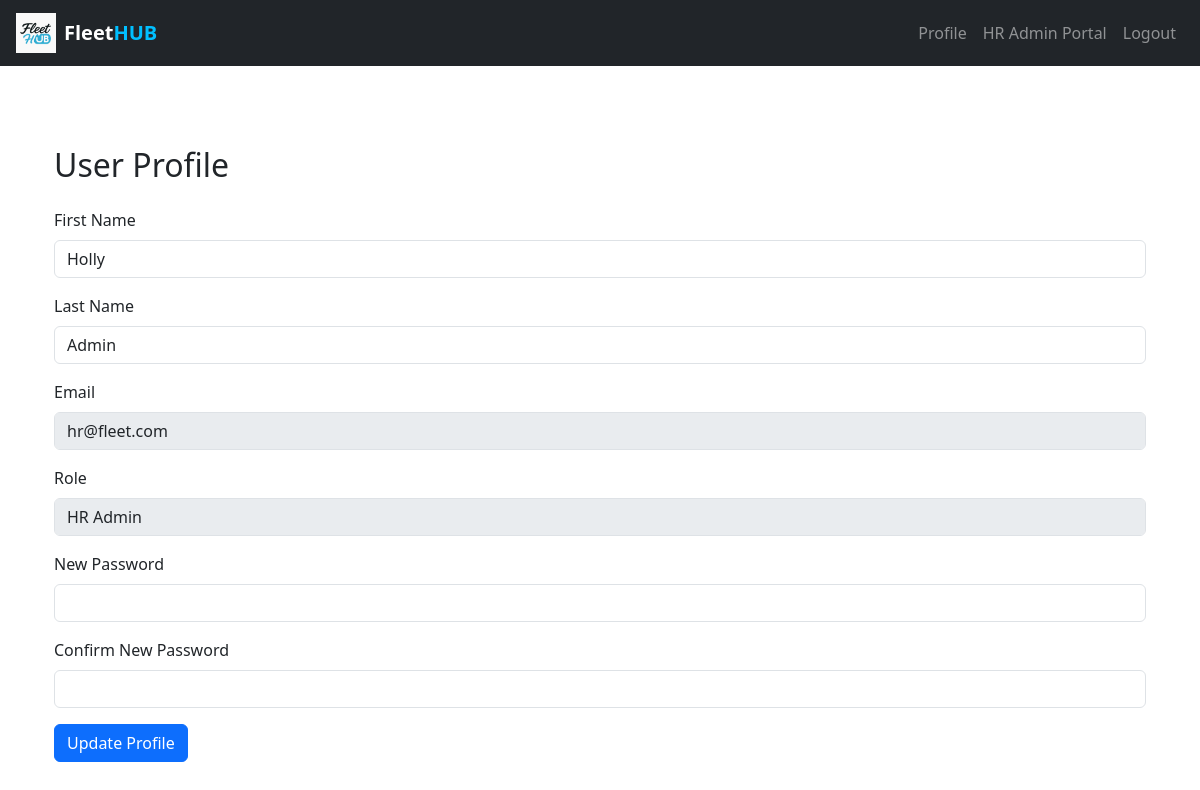
The app's page /profile (signed in) with its own data.
### website/models.py (models this page shows)
class User(db.Model, UserMixin):
    id = db.Column(db.Integer, primary_key=True)
    email = db.Column(db.String(150), unique=True)
    password = db.Column(db.String(150))
    first_name = db.Column(db.String(150))
    last_name = db.Column(db.String(150))
    role = db.Column(db.String(50))
    vehicles = db.relationship('Vehicle', backref='owner', lazy=True)

### website/views.py (the view, shortened to what this page needs)
@views.route('/profile', methods=['GET', 'POST'])
@login_required
def profile():
    return render_template('profile.html', user=current_user)

### website/__init__.py (called while the page is built)
def create_app():
    app = Flask(__name__)
    app.config['SECRET_KEY'] = 'hjshjhdjah kjshkjdhjs'
    app.config['SQLALCHEMY_DATABASE_URI'] = f'sqlite:///{DB_NAME}'
    db.init_app(app)
    from .views import views
    from .auth import auth
    app.register_blueprint(views, url_prefix='/')
    app.register_blueprint(auth, url_prefix='/')
    from .models import User
    with app.app_context():
        db.create_all()
    login_manager = LoginManager()
    login_manager.login_view = 'auth.login'
    login_manager.init_app(app)
    @login_manager.user_loader
    def load_user(id):
        return User.query.get(int(id))
    return app

### website/templates/profile.html (shortened to what this page needs)
{% extends "base.html" %}
{% block content %}
<div class="container mt-5">
  <h2 class="mb-4">User Profile</h2>
  <form method="POST">
    <div class="mb-3">
      <label class="form-label">First Name</label>
      <input type="text" class="form-control" name="first_name" value="{{ user.first_name }}" required>
    </div>
    <div class="mb-3">
      <label class="form-label">Last Name</label>
      <input type="text" class="form-control" name="last_name" value="{{ user.last_name }}">
    </div>
    <div class="mb-3">
      <label class="form-label">Email</label>
      <input type="email" class="form-control" value="{{ user.email }}" disabled>
    </div>
    <div class="mb-3">
      <label class="form-label">Role</label>
      <input type="text" class="form-control" value="{{ user.role }}" disabled>
    </div>
    <div class="mb-3">
      <label class="form-label">New Password</label>
      <input type="password" class="form-control" name="new_password">
    </div>
    <div class="mb-3">
      <label class="form-label">Confirm New Password</label>
      <input type="password" class="form-control" name="confirm_password">
    </div>
    <button type="submit" class="btn btn-primary">Update Profile</button>
  </form>
</div>
{% endblock %}

### records on screen
User: first_name "Holly", last_name "Admin", email "hr@fleet.com", role "HR Admin"
